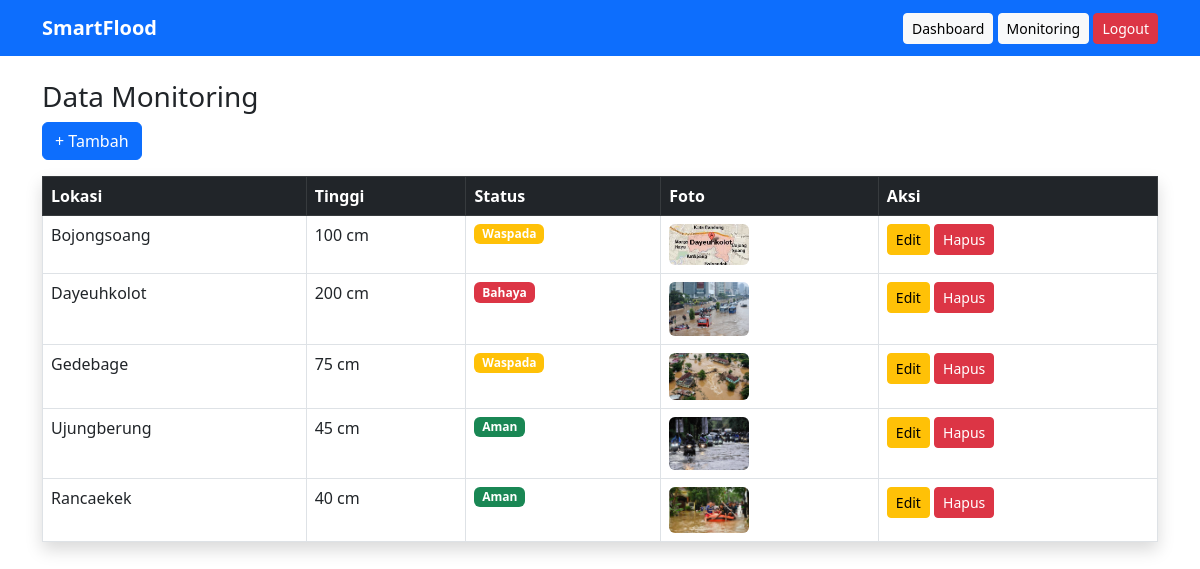
The app's page /monitoring.php (signed in) with its own data.
### tables this page shows
CREATE TABLE `monitoring` (
  `id` int(11) NOT NULL,
  `user_id` int(11) NOT NULL,
  `lokasi_sungai` varchar(100) NOT NULL,
  `waktu_pengukuran` datetime NOT NULL,
  `tinggi_air` int(11) NOT NULL,
  `status_banjir` varchar(20) NOT NULL,
  `deskripsi` text DEFAULT NULL,
  `foto_bukti` varchar(255) DEFAULT NULL
);

### monitoring.php (the view, shortened to what this page needs)
<?php
include 'koneksi.php';
include 'navbar.php';
$data = mysqli_query($conn, "SELECT * FROM monitoring WHERE user_id=".$_SESSION['user_id']);
?>
<link href="https://cdn.jsdelivr.net/npm/bootstrap@5.3.0/dist/css/bootstrap.min.css" rel="stylesheet">
<div class="container mt-4">
    <h3>Data Monitoring</h3>
    <a href="tambah_monitoring.php" class="btn btn-primary mb-3">+ Tambah</a>
    <table class="table table-bordered table-hover shadow">
        <thead class="table-dark">
            <tr>
                <th>Lokasi</th>
                <th>Tinggi</th>
                <th>Status</th>
                <th>Foto</th>
                <th>Aksi</th>
            </tr>
        </thead>
        <tbody>
        <?php while($row = mysqli_fetch_assoc($data)) { ?>
            <tr>
                <td><?= $row['lokasi_sungai']; ?></td>
                <td><?= $row['tinggi_air']; ?> cm</td>
                <td>
                    <span class="badge
                    <?= $row['status_banjir']=='Aman'?'bg-success':
                    ($row['status_banjir']=='Waspada'?'bg-warning':'bg-danger'); ?>">
                    <?= $row['status_banjir']; ?>
                    </span>
                </td>
                <td>
                    <img src="uploads/<?= $row['foto_bukti']; ?>" width="80" class="rounded">
                </td>
                <td>
                    <a href="edit_monitoring.php?id=<?= $row['id']; ?>" class="btn btn-warning btn-sm">Edit</a>
                    <a href="hapus_monitoring.php?id=<?= $row['id']; ?>" class="btn btn-danger btn-sm">Hapus</a>
                </td>
            </tr>
        <?php } ?>
        </tbody>
    </table>
</div>

### navbar.php
<nav class="navbar navbar-expand-lg navbar-dark bg-primary">
    <div class="container">
        <a class="navbar-brand fw-bold" href="#">SmartFlood</a>
        <div class="ms-auto">
            <a href="dashboard.php" class="btn btn-light btn-sm">Dashboard</a>
            <a href="monitoring.php" class="btn btn-light btn-sm">Monitoring</a>
            <a href="logout.php" class="btn btn-danger btn-sm">Logout</a>
        </div>
    </div>
</nav>

### records on screen
monitoring: lokasi_sungai "Bojongsoang", tinggi_air "100", status_banjir "Waspada", foto_bukti (picture)
monitoring: lokasi_sungai "Dayeuhkolot", tinggi_air "200", status_banjir "Bahaya", foto_bukti (picture)
monitoring: lokasi_sungai "Gedebage", tinggi_air "75", status_banjir "Waspada", foto_bukti (picture)
monitoring: lokasi_sungai "Ujungberung", tinggi_air "45", status_banjir "Aman", foto_bukti (picture)
monitoring: lokasi_sungai "Rancaekek", tinggi_air "40", status_banjir "Aman", foto_bukti (picture)
